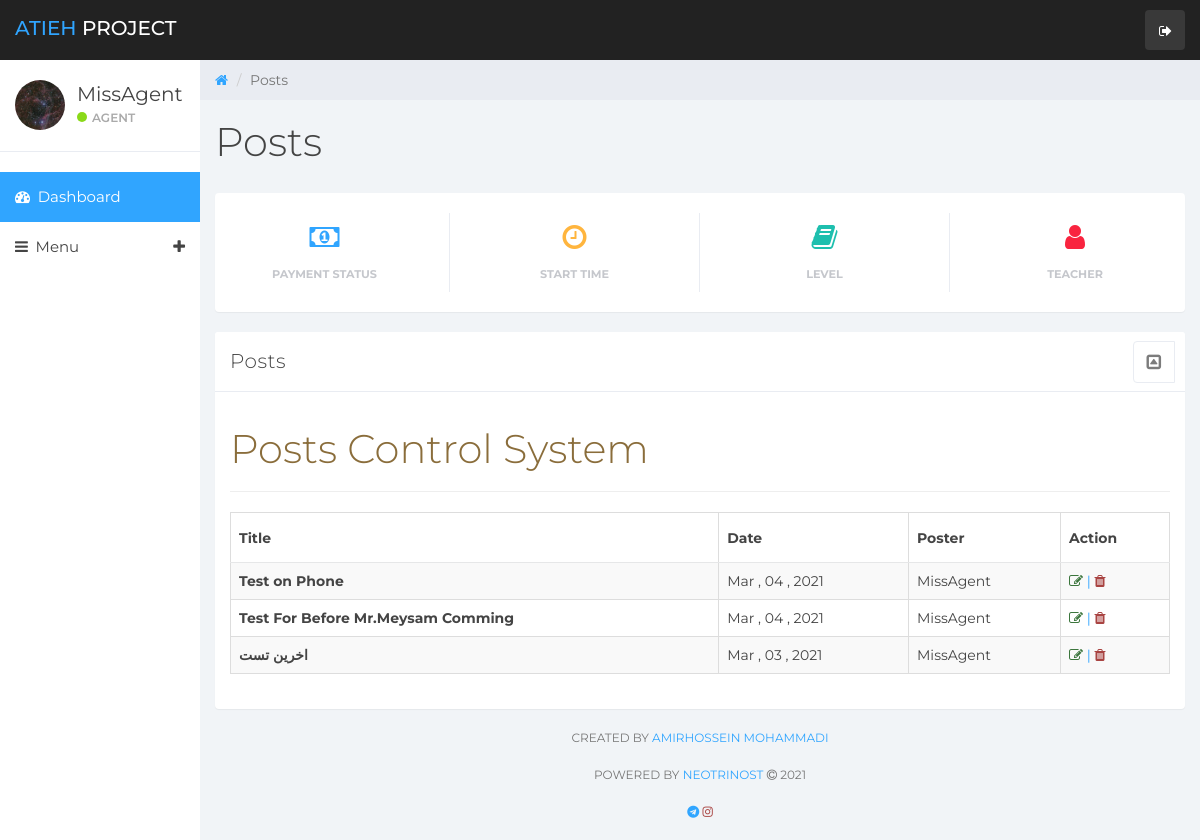
The app's page /people/agent/posts.php (signed in) with its own data.
### tables this page shows
CREATE TABLE agent
(
    agent_code TEXT,
    password   TEXT,
    username   TEXT,
    full_name  TEXT,
    email      TEXT,
    phone      TEXT
);

CREATE TABLE post
(
    id int AUTO_INCREMENT,
    code  TEXT,
    title TEXT,
    txt   TEXT,
    dt    TEXT,
    who   TEXT,
    PRIMARY KEY (id)
);

### people/agent/include/data.php (called while the page is built, shortened)
<?php
$server = "localhost";
$user = "milad";
$passwd = "milad";
$db = "Atieh";
$conn = mysqli_connect($server, $user, $passwd, $db);
$getip = "SELECT * FROM development";
$res = mysqli_query($conn, $getip);
while ($row = mysqli_fetch_assoc($res)) {
    $ip = $row['ip'];
}
if ($_SESSION['status'] == true && $_SESSION['person'] == "agent" ) {
    $server = "localhost";
    $user = "milad";
    $passwd = "milad";
    $db = "Atieh";
    $conn = mysqli_connect($server, $user, $passwd, $db);
    $stdnt = $_SESSION['code'];
    $sql = "SELECT * FROM agent WHERE agent_code='$stdnt'";
    $result = mysqli_query($conn, $sql);
    if (mysqli_num_rows($result) > 0) {
        while ($row = mysqli_fetch_assoc($result)) {
            $username = $row["username"];
        }
    }
}
elseif ($_SESSION['person'] == "teacher") {
    header("Location: http://$ip/Atieh/people/teacher");
}
elseif ($_SESSION['person'] == "student") {
    header("Location: http://$ip/Atieh/people/student");
}
else {
    header("Location: http://$ip/Atieh");
}

### people/agent/posts.php (the view, shortened to what this page needs)
<?php
include("include/data.php");
$server = "localhost";
$user = "milad";
$passwd = "milad";
$db = "Atieh";
$conn = mysqli_connect($server, $user, $passwd, $db);
$sql = "SELECT * FROM post ORDER BY id DESC";
$result = mysqli_query($conn, $sql);
?>
<!DOCTYPE html>
<html>
<head>
    <link href="../pack/css/bootstrap.min.css" rel="stylesheet">
    <link href="../pack/css/font-awesome.min.css" rel="stylesheet">
    <link href="../pack/css/datepicker3.css" rel="stylesheet">
    <link href="../pack/css/styles.css" rel="stylesheet">
</head>
<body>
<?php
include("panels/sidebar.php");
?>
<div class="col-sm-9 col-sm-offset-3 col-lg-10 col-lg-offset-2 main">
    <div class="row">
        <ol class="breadcrumb">
            <li><a href="../agent">
                    <em class="fa fa-home"></em>
                </a></li>
            <li class="active">Posts</li>
        </ol>
    </div>
    <div class="row">
        <div class="col-lg-12">
            <h1 class="page-header">Posts</h1>
        </div>
    </div>
    <div class="panel panel-container">
        <?php
        include("panels/bar.php");
        ?>
    </div>
    <div class="row">
        <div class="col-md-12">
            <div class="panel panel-default">
                <div class="panel-heading">
                    Posts
                    <span class="pull-right clickable panel-toggle panel-button-tab-left">
                        <em class="fa fa-toggle-up"></em>
                    </span>
                </div>
                <div class="panel-body">
                    <h1 class="text-warning">Posts Control System</h1>
                    <hr>
                    <div class="table-responsive">
                        <table class="table table-striped table-hover table-bordered">
                            <thead class="thead-dark">
                            <tr>
                                <th scope="col">Title</th>
                                <th scope="col">Date</th>
                                <th scope="col">Poster</th>
                                <th scope="col">Action</th>
                            </tr>
                            </thead>
                            <tbody>
                                <?php
                                if (mysqli_num_rows($result) > 0) {
                                    while ($row = mysqli_fetch_assoc($result)) {
                                        ?>
                                        <tr>
                                            <th scope="row"><?php echo $row["title"]; ?></th>
                                            <td><?php echo $row["dt"]; ?></td>
                                            <td><?php echo $row["who"]; ?></td>
                                            <td>
                                                <a href="#"><i class="text-success fa fa-edit"></i></a>
                                                <bold class="text-primary">|</bold>
                                                <a href="include/del.php?code=<?php echo $row['code']; ?>"><i class="text-danger fa fa-trash"></i></a>
                                            </td>
                                        </tr>
                                        <?php
                                    }
                                }
                                ?>
                            </tbody>
                        </table>
                    </div>
                </div>
            </div>
        </div>
    </div>
    <?php
    include("panels/footer.php");
    ?>
</div>
</body>
</html>

### people/agent/panels/sidebar.php (shortened to what this page needs)
<nav class="navbar navbar-custom navbar-fixed-top" role="navigation">
    <div class="container-fluid">
        <div class="navbar-header">
            <a class="navbar-brand" href="http://<?php echo $ip; ?>/Atieh"><span>Atieh </span>Project</a>
            <ul class="nav navbar-top-links navbar-right">
                <li class="dropdown"><a class="dropdown-toggle count-info" href="http://<?php echo $ip; ?>/Atieh/people/student/user/logout.php">
                        <em class="fa fa-sign-out"></em>
                    </a>
            </ul>
        </div>
    </div>
</nav>
<div id="sidebar-collapse" class="col-sm-3 col-lg-2 sidebar">
    <div class="profile-sidebar">
        <div class="profile-userpic">
            <img src="../pack/pic.jpeg" class="img-responsive" alt="User Image">
        </div>
        <div class="profile-usertitle">
            <div class="profile-usertitle-name"><?php echo $username; ?></div>
            <div class="profile-usertitle-status"><span class="indicator label-success"></span>Agent</div>
        </div>
    </div>
    <ul class="nav menu">
        <li class="active"><a href="index.php"><em class="fa fa-dashboard">&nbsp;</em> Dashboard</a></li>
        <li class="parent "><a data-toggle="collapse" href="#sub-item-1">
                <em class="fa fa-navicon">&nbsp;</em> Menu <span data-toggle="collapse" href="#sub-item-1"
                                                                 class="icon pull-right"><em
                        class="fa fa-plus"></em></span>
            </a>
        </li>
    </ul>
</div>

### people/pack/css/styles.css (style rules this page uses)
body { background: #f1f4f7; padding-top: 60px; font-size: 14px; color: #444444; font-family: "Montserrat", "Helvetica Neue", Helvetica, Arial, sans-serif; }
a, a:hover, a:focus { color: #30a5ff; }
h1, h2, h3, h4, h5, h6 { color: #444444; }
h1 { font-weight: 300; font-size: 40px; }
.navbar-custom { background: #222; height: 60px; }
.navbar-header .navbar-brand { color: #fff; font-size: 20px; text-transform: uppercase; font-weight: 500; height: 60px; padding-top: 18px; }
.navbar-header .navbar-brand span { color: #30a5ff; }
.dropdown { background: rgba(255, 255, 255, 0.1); float: left; margin: 10px 8px; padding: 0px; border-radius: 4px; }
.dropdown a.dropdown-toggle { color: #fff; height: 40px; width: 40px; padding-top: 11px; padding-left: 9px; }
.navbar-top-links li:last-child { margin-right: 15px; }
.dropdown em { margin: 0 5px; }
.btn-link, .page-link, .text-primary { color: #30a5ff !important; }
.label-success { background-color: #8ad919; }
.panel { border: 0; }
.panel-container { padding-top: 20px; }
.panel-heading .fa-toggle-up, .panel-heading .fa-toggle-down { font-size: 17px; }
.panel-heading { font-size: 20px; font-weight: 300; letter-spacing: 0.025em; height: 60px; line-height: 38px; }
.panel-default .panel-heading { background: #fff; border-bottom: 1px solid #e9ecf2; color: #444444; }
.panel-settings a, .panel-toggle { width: 40px; padding: 2px 0 0 0; }
.panel-settings, .panel-toggle { display: inline-block; margin: -1px -5px 0 15px !important; border-radius: 4px; text-align: center; border: 1px solid #e9ecf2; color: #7c7c7c; background: #fff; width: 42px; }
.clickable { cursor: pointer; }
.panel-heading span { margin: 0px; font-size: 14px; }
.panel-button-tab-left { border-top-right-radius: 0; border-bottom-right-radius: 0; }
.navbar { border: 0; }
.sidebar { display: block; padding: 0; display: none; box-shadow: none; background: #fff; }
.sidebar ul { margin: 20px 0px; }
@media (min-width: 768px) { .sidebar { display: block; position: fixed; top: 60px; bottom: 0; left: 0; z-index: 1000; display: block; margin: 0; padding: 0; overflow-x: hidden; overflow-y: auto; } }
@media (min-width: 768px) { .navbar-header { width: 100%; } }
.sidebar ul.nav .active a, .sidebar ul.nav li.parent a.active, .sidebar ul.nav .active > a:hover, .sidebar ul.nav li.parent a.active:hover, .sidebar ul.nav .active > a:focus, .sidebar ul.nav li.parent a.active:focus { color: #fff; background-color: #30a5ff; }
.sidebar ul.nav li a { height: 50px; font-size: 15px; line-height: 2em; color: #444444; }
.profile-sidebar { padding: 10px 0; border-bottom: 1px solid #e9ecf2; }
.indicator { width: 10px; height: 10px; display: inline-block; border-radius: 9999px; margin-right: 5px; }
.profile-userpic img { float: left; margin: 10px 0px 0px 15px; width: 50px; height: 50px; border-radius: 9999px !important; }
.profile-usertitle { float: left; text-align: left; margin: 10px 0 0 12px; }
.profile-usertitle-name { font-size: 20px; margin-bottom: 0px; }
.profile-usertitle-status { text-transform: uppercase; color: #AAA; font-size: 12px; font-weight: 600; margin-bottom: 15px; }
.breadcrumb { border-radius: 0; padding: 10px 15px 10px 15px; background: #e9ecf2; margin: 0; }
h1.page-header { margin-top: 20px; border-bottom: 0; }
.table { background: #fff; }
.table > thead > tr > th { border-bottom: 1px solid #e6e7e8; vertical-align: middle; height: 50px; }

### records on screen
agent: username "MissAgent"
post: title "Test on Phone", dt "Mar , 04 , 2021", who "MissAgent"
post: title "Test For Before Mr.Meysam Comming", dt "Mar , 04 , 2021", who "MissAgent"
post: title "اخرین تست", dt "Mar , 03 , 2021", who "MissAgent"
